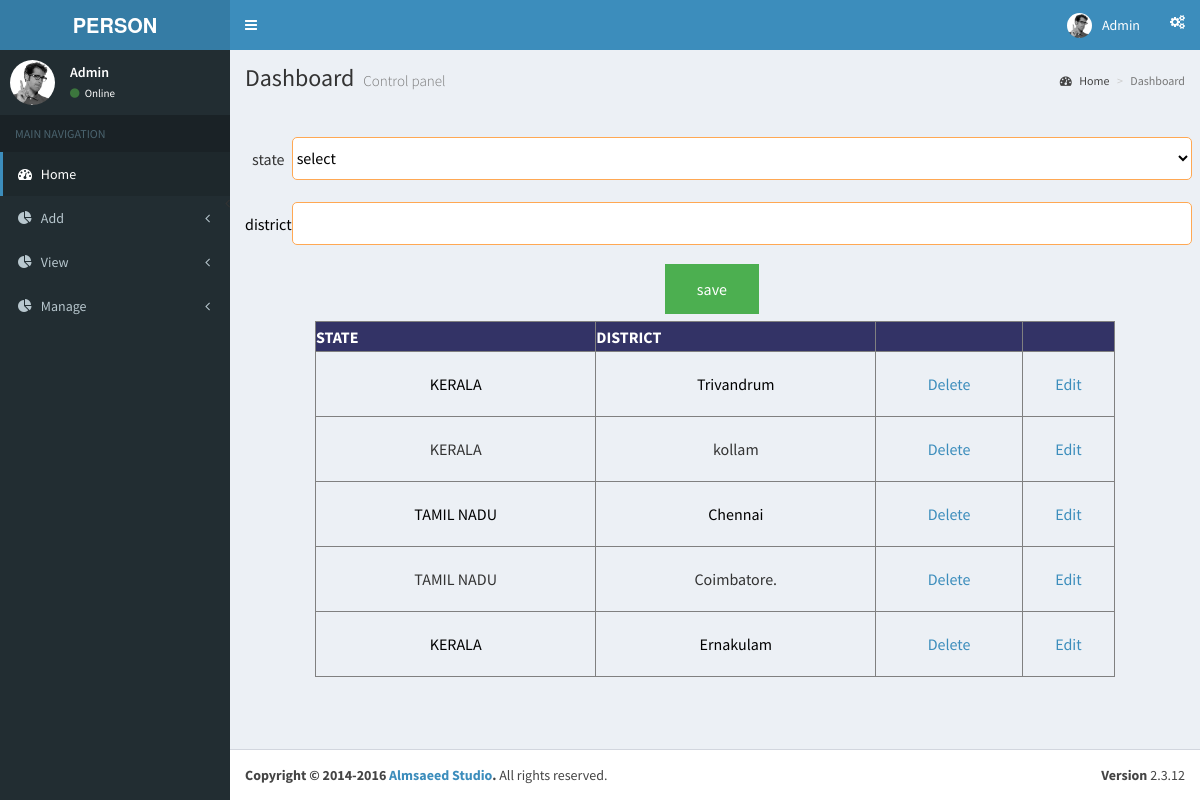
Page /admin/District.php on the committed database.
### tables this page shows
CREATE TABLE IF NOT EXISTS `tbl_district` (
  `dist_id` int(11) NOT NULL AUTO_INCREMENT,
  `dist_name` varchar(50) NOT NULL,
  `state_id` int(11) NOT NULL,
  PRIMARY KEY (`dist_id`)
);

CREATE TABLE IF NOT EXISTS `tbl_state` (
  `state_id` int(11) NOT NULL AUTO_INCREMENT,
  `state_name` varchar(50) NOT NULL,
  PRIMARY KEY (`state_id`)
);

### admin/District.php (the view, shortened to what this page needs)
<?php
$con=mysqli_connect("localhost","root","","db_personmanage");
$editsname="";
?>
<html>
<head>
</head>
       <?php include("head.php");?>
     <body>
<form name="frmdistrict" method="post">
<br>
<table width="452" align="center">
  <tr>
    <td width="201">state</td>
    <td width="235">
    <select name="ddlstate" class="textbox">
    <option value="sel">select</option>
 </select>
    </td>
  </tr>
  <tr>
    <td>district</td>
    <td><input type="text" name="txtdistrictname" class="textbox" value="<?php echo $editsname?>"/></td>
  </tr>
  <tr>
    <td colspan="2">&nbsp;&nbsp;&nbsp;&nbsp;<input type="submit" name="save" value="save" class="button"/>
    &nbsp; &nbsp; &nbsp; &nbsp;</td>
  </tr>
</table>
<table border="1" align="center">
	<th>STATE</th><th>DISTRICT</th><th></th><th></th>
	<?php
	$s=mysqli_query($con,"select * from tbl_district d,tbl_state s where s.state_id=d.state_id") ;
	while($r=mysqli_fetch_array($s))
	{
	?>
	<tr>
	<td>
	<?php
	 echo $r['state_name'];
	?>
    </td>
    <td>
	<?php
	 echo $r['dist_name'];
	?>
    </td>
    <td><a href="District.php?del=1&id=<?php echo $r['dist_id'];?>">Delete</a></td>
    <td><a href="District.php?edit=1&id=<?php echo $r['dist_id'];?>">Edit</a></td>
    </tr>
	<?php
	}
	?>
	</table>
</form>
</body>
<?php include("foot.php");?>
</html>

### admin/District.php (style rules this page uses)
table { border-collapse:collapse; width:100%; }
th,td { text-align:center; padding:8px; height:30px; }
tr:nth-child(even) { color:#000; }
th { background-color:#336; color:white; text-align:center; }
.textbox { background: white; border: 1px solid #ffa853; border-radius: 5px; color:#000; outline: none; height:43px; width: 900px; }
table { width:800px; }
td { height:65px; }
.button { background-color: #4CAF50; border: none; color: white; padding: 15px 32px; text-align: center; text-decoration: none; display: inline-block; font-size: 16px; margin: 4px 2px; cursor: pointer; }

### rows in the picture
tbl_district: state.state_name "KERALA", dist_name "Trivandrum"
tbl_district: state.state_name "KERALA", dist_name "kollam"
tbl_district: state.state_name "TAMIL NADU", dist_name "Chennai"
tbl_district: state.state_name "TAMIL NADU", dist_name "Coimbatore."
tbl_district: state.state_name "KERALA", dist_name "Ernakulam"
